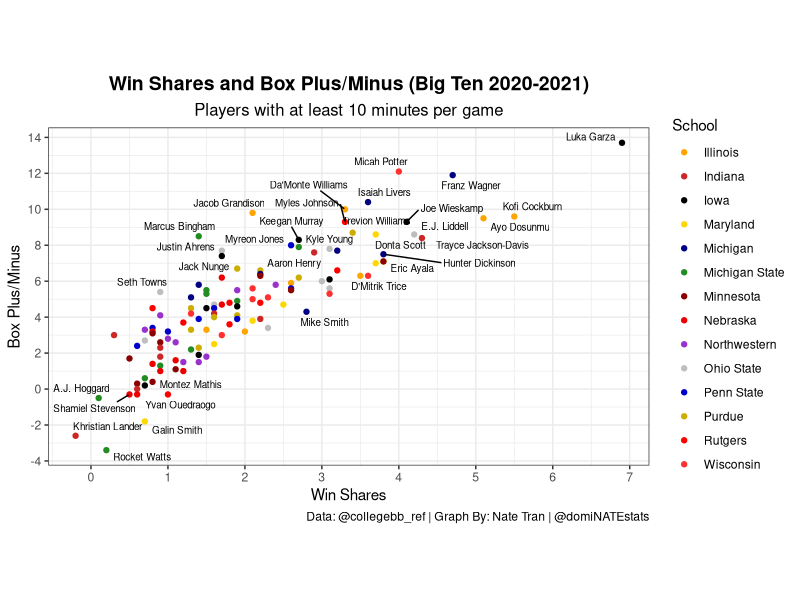

Write R code to recreate this figure. (Note: this script raises an error after producing the figure.)
## ---- chunk 1
library(tidyverse)
library(readxl)
library(ggrepel)
bigten <- read_excel('bigtenstats2020-21.xlsx')
bigten <- bigten %>%
  mutate(mpg = MP / G) %>%
  filter(mpg > 10)
## ---- chunk 2
bigten %>%
  ggplot(aes(y = BPM, x = WS)) +
  geom_point(aes(color = School)) +
  scale_color_manual(values = c("orange", "firebrick3", "black", "gold", "navyblue", "forestgreen", "darkred","red2", "darkorchid", "gray", "mediumblue", "gold3", "red", "firebrick1")) +
  geom_text_repel(aes(label = Player), size = 2.5, max.overlaps = 13) +
  theme_minimal() +
  labs(y = "Box Plus/Minus",
       x = "Win Shares",
       title = "Win Shares and Box Plus/Minus (Big Ten 2020-2021)",
       subtitle = "Players with at least 10 minutes per game",
       caption = "Data: @collegebb_ref | Graph By: Nate Tran | @domiNATEstats") +
  theme_bw() +
  #center title
  theme(
    aspect.ratio = 9 / 16,
    plot.title = element_text(size = 14, hjust = 0.5, face = "bold"),
    plot.subtitle = element_text(size = 12, hjust = 0.5)
  ) + 
  scale_y_continuous(breaks = scales::pretty_breaks(n = 10)) +
  scale_x_continuous(breaks = scales::pretty_breaks(n = 10)) +
  ggsave('wsbpmbigten.png')
